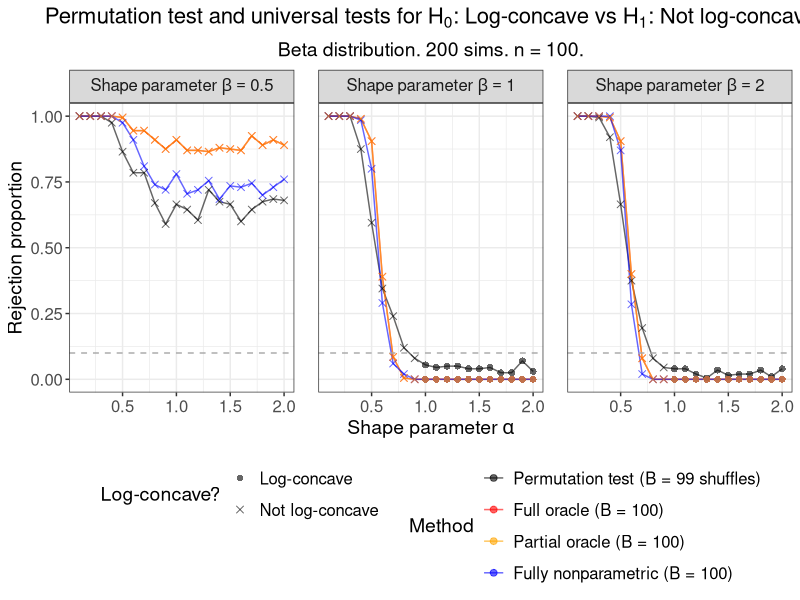

Write the R code that produced this figure.
# Plot results from various tests of
# H_0: log-concave versus H_1: not log-concave.
# Use beta distribution. Density is log-concave iff alpha_param, beta_param >= 1.

suppressMessages(library(data.table))
suppressMessages(library(tidyverse))

# Create theme
paper_theme <- theme_bw() +
  theme(plot.title = element_text(hjust = 0.5, size = 16),
        plot.subtitle = element_text(hjust = 0.5, size = 14),
        legend.title = element_text(size = 14),
        axis.title = element_text(size = 14),
        legend.text = element_text(size = 12),
        axis.text = element_text(size = 12),
        strip.text = element_text(size = 12),
        panel.spacing = unit(1.2, "lines"))

# Read in data
perm_test <- fread("data/fig17_perm_test.csv") %>% 
  mutate(Method = "Permutation test (B = 99 shuffles)")

full_oracle <- fread("data/fig17_full_oracle.csv") %>% 
  mutate(Method = "Full oracle (B = 100)")

partial_oracle <- fread("data/fig17_partial_oracle.csv") %>% 
  mutate(Method = "Partial oracle (B = 100)")

fully_NP <- fread("data/fig17_fully_NP.csv") %>% 
  mutate(Method = "Fully nonparametric (B = 100)")

# Combine results
results <- rbind(perm_test, full_oracle, partial_oracle, fully_NP, fill = TRUE)

# Get rejection proportion at each (d, mu_norm) combination
reject_df <- results %>% 
  group_by(n_obs, d, beta_param, alpha_param, B, Method) %>% 
  dplyr::summarise(reject_prop = mean(reject),
                   sim_count = n())

# Check parameters
stopifnot(unique(perm_test$B) == 99,
          unique(full_oracle$B) == 100,
          unique(partial_oracle$B) == 100,
          unique(fully_NP$B) == 100,
          unique(reject_df$n_obs) == 100,
          unique(reject_df$sim_count) == 200)

######################
##### Plot power #####
######################

# Plot rejection proportions of permutation and log-concave mixture methods
reject_plot_beta <- reject_df %>% 
  mutate(log_concave = case_when(alpha_param >= 1 & beta_param >= 1 ~ "Log-concave",
                                 alpha_param <  1 | beta_param < 1~ "Not log-concave"),
         Method = 
           factor(Method,
                  levels = c("Permutation test (B = 99 shuffles)",
                             "Full oracle (B = 100)",
                             "Partial oracle (B = 100)",
                             "Fully nonparametric (B = 100)"),
                  labels = c("Permutation test (B = 99 shuffles)",
                             "Full oracle (B = 100)",
                             "Partial oracle (B = 100)",
                             "Fully nonparametric (B = 100)")),
         beta_param = factor(beta_param,
                             levels = c(0.5, 1, 2),
                             labels = c("Shape~parameter~beta==0.5", 
                                        "Shape~parameter~beta==1", 
                                        "Shape~parameter~beta==2"))) %>%
  ggplot(aes(x = alpha_param, y = reject_prop)) +
  geom_line(aes(col = Method), alpha = 0.6) +
  geom_point(aes(col = Method, shape = log_concave), size = 2, alpha = 0.6) +
  geom_hline(yintercept = 0.10, lty = "dashed", col = "darkgrey") +
  facet_grid(. ~ beta_param, labeller = label_parsed) +
  labs(x = expression("Shape parameter"~alpha), 
       y = "Rejection proportion",
       col = "Method",
       shape = "Log-concave?",
       title = expression("Permutation test and universal tests for H"[0]*
                            ": Log-concave vs H"[1]*": Not log-concave"),
       subtitle = expression("Beta distribution. 200 sims. n = 100.")) +
  scale_shape_manual(values = c(16, 4)) +
  scale_color_manual(values = c("black", "red", "orange", "blue")) +
  paper_theme +
  theme(legend.position = "bottom") +
  guides(shape = guide_legend(nrow = 2),
         colour = guide_legend(nrow = 4))

#####################
##### Save plot #####
#####################

ggsave(plot = reject_plot_beta,
       filename = "plots/figure_17.pdf",
       width = 10, height = 4.8)
